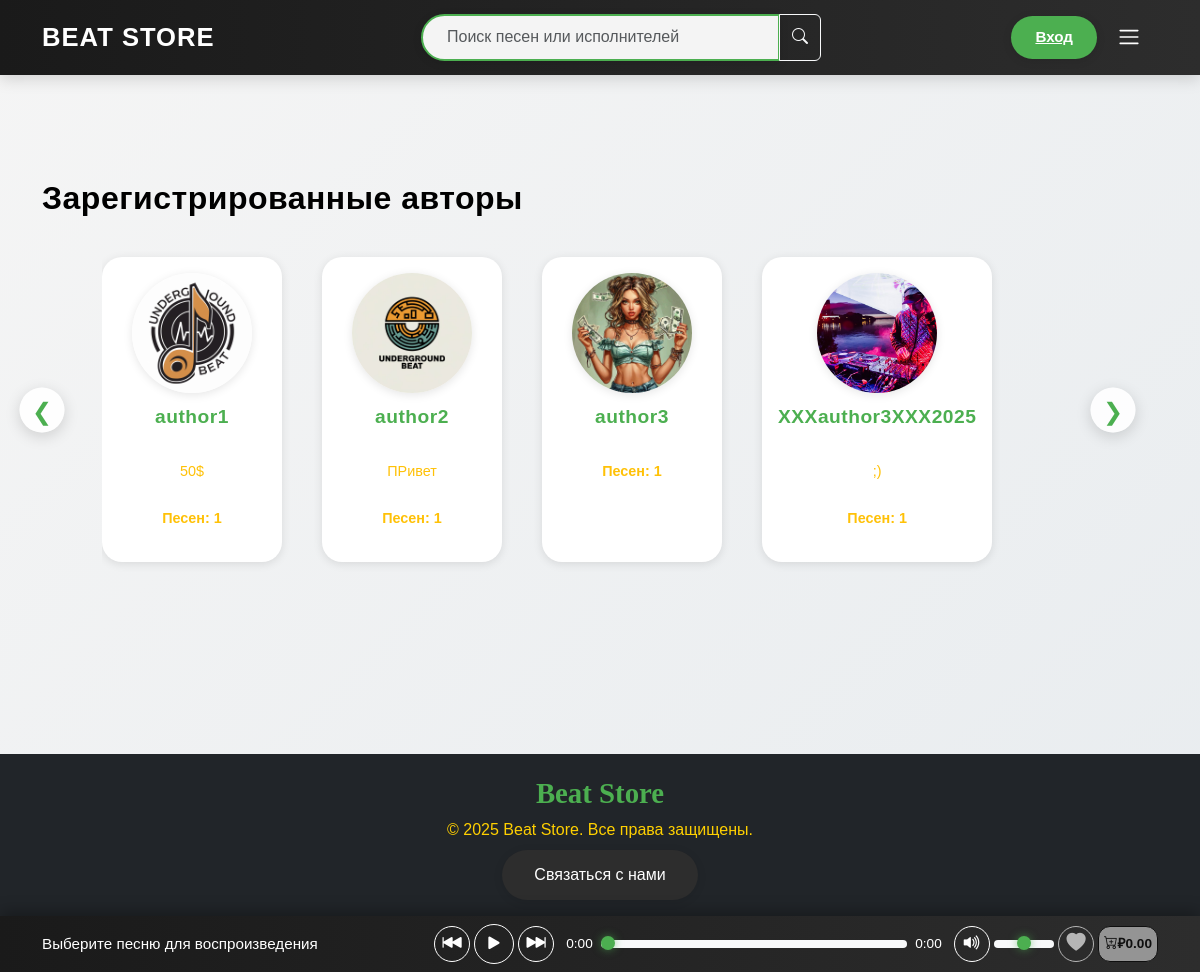
Screenshot of /authors/ with the database file from the repository.
### store/models.py (models this page shows, shortened)
class Profile(models.Model):
    user = models.OneToOneField(
        User,
        on_delete=models.CASCADE,
        related_name='profile',
        verbose_name='Пользователь'
    )
    status = models.CharField(
        max_length=100,
        blank=True,
        default='',
        verbose_name='Статус'
    )
    photo = models.ImageField(
        upload_to='profile_photos/',
        null=True,
        blank=True,
        verbose_name='Фото'
    )
    class Meta:
        verbose_name = 'Профиль'
        verbose_name_plural = 'Профили'

class User(AbstractUser):
    email = models.EmailField(unique=True, verbose_name='Электронная почта')
    balance = models.DecimalField(max_digits=10, decimal_places=2, default=0.00, verbose_name='Баланс')
    class Meta:
        verbose_name = 'Пользователь'
        verbose_name_plural = 'Пользователи'
        indexes = [models.Index(fields=['username', 'email'])]

### store/views.py (the view)
# urls.py: path('authors/', views.authors_list, name='authors_list'),
def authors_list(request):
    authors = User.objects.filter(songs__isnull=False).distinct().order_by('username')
    profiles = Profile.objects.filter(user__in=authors).select_related('user')
    paginator = Paginator(profiles, 12)
    page_number = request.GET.get('page')
    page_obj = paginator.get_page(page_number)
    context = {
        'page_obj': page_obj,
    }
    return render(request, 'store/profiles.html', context)

### store/templates/store/profiles.html (shortened to what this page needs)
{% extends 'store/base.html' %}
{% load static %}
{% block extra_css %}
    <link rel="stylesheet" href="{% static 'css/profiles.css' %}">
{% endblock %}
{% block content %}
    <section class="category mt-5">
        <h2>Зарегистрированные авторы</h2>
        <div class="authors-container position-relative">
            <button class="scroll-button left btn btn-outline-secondary position-absolute top-50 start-0 translate-middle"
                    onclick="scrollAuthors('left', 'authors-list')" aria-label="Прокрутить влево">❮</button>
            <div class="authors d-flex overflow-auto" id="authors-list">
                {% for profile in page_obj %}
                    <a href="{% url 'store:profile' profile.user.username %}" class="author-item me-3 text-center text-decoration-none">
                        {% if profile.photo %}
                            <img src="{{ profile.photo.url }}" alt="{{ profile.user.username }}" class="author-photo" loading="lazy">
                        {% else %}
                            <img src="{% static 'images/default_photo.jpg' %}" alt="{{ profile.user.username }}" class="author-photo" loading="lazy">
                        {% endif %}
                        <h3 class="author-name">{{ profile.user.username }}</h3>
                        {% if profile.status %}
                            <p class="author-status">{{ profile.status }}</p>
                        {% endif %}
                        <p class="author-songs">Песен: {{ profile.user.songs.count }}</p>
                    </a>
                {% empty %}
                    <p>Нет зарегистрированных авторов.</p>
                {% endfor %}
            </div>
            <button class="scroll-button right btn btn-outline-secondary position-absolute top-50 end-0 translate-middle"
                    onclick="scrollAuthors('right', 'authors-list')" aria-label="Прокрутить вправо">❯</button>
        </div>
    </section>
{% endblock %}

### static/css/style.css (style rules this page uses)
:root { --footer-bg: #1a1a1a; --primary-color: #4CAF50; --dark-bg: #1a1a1a; --light-bg: #f5f5f5; --text-dark: #000000; --text-light: #ffffff; --close-button-color: #ffffff; --transition: all 0.3s ease; --shadow-sm: 0 2px 10px rgba(0, 0, 0, 0.1); --shadow-md: 0 4px 15px rgba(0, 0, 0, 0.15); --like-color: rgb(255, 0, 0); --cart-color: #fefe02; --highlight-color: #ffffff; }
*, *::before, *::after { box-sizing: border-box; margin: 0; padding: 0; }
body { font-family: 'Montserrat', sans-serif; background: linear-gradient(135deg, var(--light-bg) 0%, #e8ecef 100%); color: var(--text-dark); line-height: 1.6; display: flex; flex-direction: column; min-height: 100vh; }
h1, h2, h3, h4, h5, h6 { font-family: 'Gill Sans', 'Gill Sans MT', Calibri, 'Trebuchet MS', sans-serif; color: var(--text-dark); margin-bottom: 1.5rem; font-weight: 700; letter-spacing: 0.5px; }
p, a, span, li { font-size: 1rem; color:#ffd000; font-weight: 400; }
.category { margin: 2rem 0; }
.scroll-button { position: absolute; top: 50%; transform: translateY(-50%); background: rgba(255, 255, 255, 0.9); color: var(--primary-color); width: 45px; height: 45px; box-shadow: var(--shadow-md); border: none; border-radius: 50%; font-size: 1.5rem; transition: var(--transition); z-index: 10; }
.scroll-button.left { left: 10px; }
.scroll-button.right { right: 10px; }

### static/css/profiles.css (style rules this page uses)
:root { --footer-bg: #1a1a1a; --primary-color: #4CAF50; --profile-accent: #FFC107; --dark-bg: #1a1a1a; --light-bg: #f5f5f5; --text-dark: #000000; --text-light: #ffffff; --transition: all 0.3s ease; --shadow-sm: 0 2px 10px rgba(0, 0, 0, 0.1); --shadow-md: 0 4px 15px rgba(0, 0, 0, 0.15); --like-color: rgb(255, 0, 0); --cart-color: #fefe02; }
*, *::before, *::after { box-sizing: border-box; margin: 0; padding: 0; }
.authors-container { position: relative; user-select: none; padding: 0 60px; }
.authors { display: flex; overflow-x: auto; scrollbar-width: none; -ms-overflow-style: none; padding: 1rem 0; scroll-behavior: smooth; gap: 1.5rem; touch-action: pan-x; }
.author-item { flex: 0 0 180px; background: var(--text-light); border-radius: 20px; box-shadow: var(--shadow-sm); transition: var(--transition); padding: 1rem; display: flex; flex-direction: column; align-items: center; color: var(--text-dark); text-decoration: none; }
.author-photo { width: 120px; height: 120px; border-radius: 50%; object-fit: cover; box-shadow: var(--shadow-sm); }
.author-name { font-family: 'Montserrat', sans-serif; font-size: 1.2rem; font-weight: 700; margin-top: 0.75rem; white-space: nowrap; overflow: hidden; text-overflow: ellipsis; width: 100%; color: var(--primary-color); transition: var(--transition); }
.author-status { font-family: 'Montserrat', sans-serif; font-size: 0.9rem; color: var(--profile-accent); white-space: nowrap; overflow: hidden; text-overflow: ellipsis; width: 100%; text-align: center; margin-top: 0.5rem; }
.author-songs { font-family: 'Montserrat', sans-serif; font-size: 0.9rem; font-weight: 600; color: var(--profile-accent); margin-top: 0.5rem; }
.scroll-button { position: absolute; top: 50%; transform: translateY(-50%); background: rgba(255, 255, 255, 0.9); color: var(--primary-color); width: 45px; height: 45px; box-shadow: var(--shadow-md); border: none; border-radius: 50%; font-size: 1.5rem; transition: var(--transition); z-index: 10; }
.scroll-button.left { left: 10px; }
.scroll-button.right { right: 10px; }
.category h2 { font-family: 'Gill Sans', 'Gill Sans MT', Calibri, 'Trebuchet MS', sans-serif; font-size: 2rem; font-weight: 700; color: var(--text-dark); margin-bottom: 1.5rem; }

### rows the page displays
Profile: photo (picture), user.username "author1", status "50$", user.songs.count "1"
Profile: photo (picture), user.username "author2", status "ПРивет", user.songs.count "1"
Profile: photo (picture), user.username "author3", user.songs.count "1"
Profile: photo (picture), user.username "XXXauthor3XXX2025", status ";)", user.songs.count "1"
